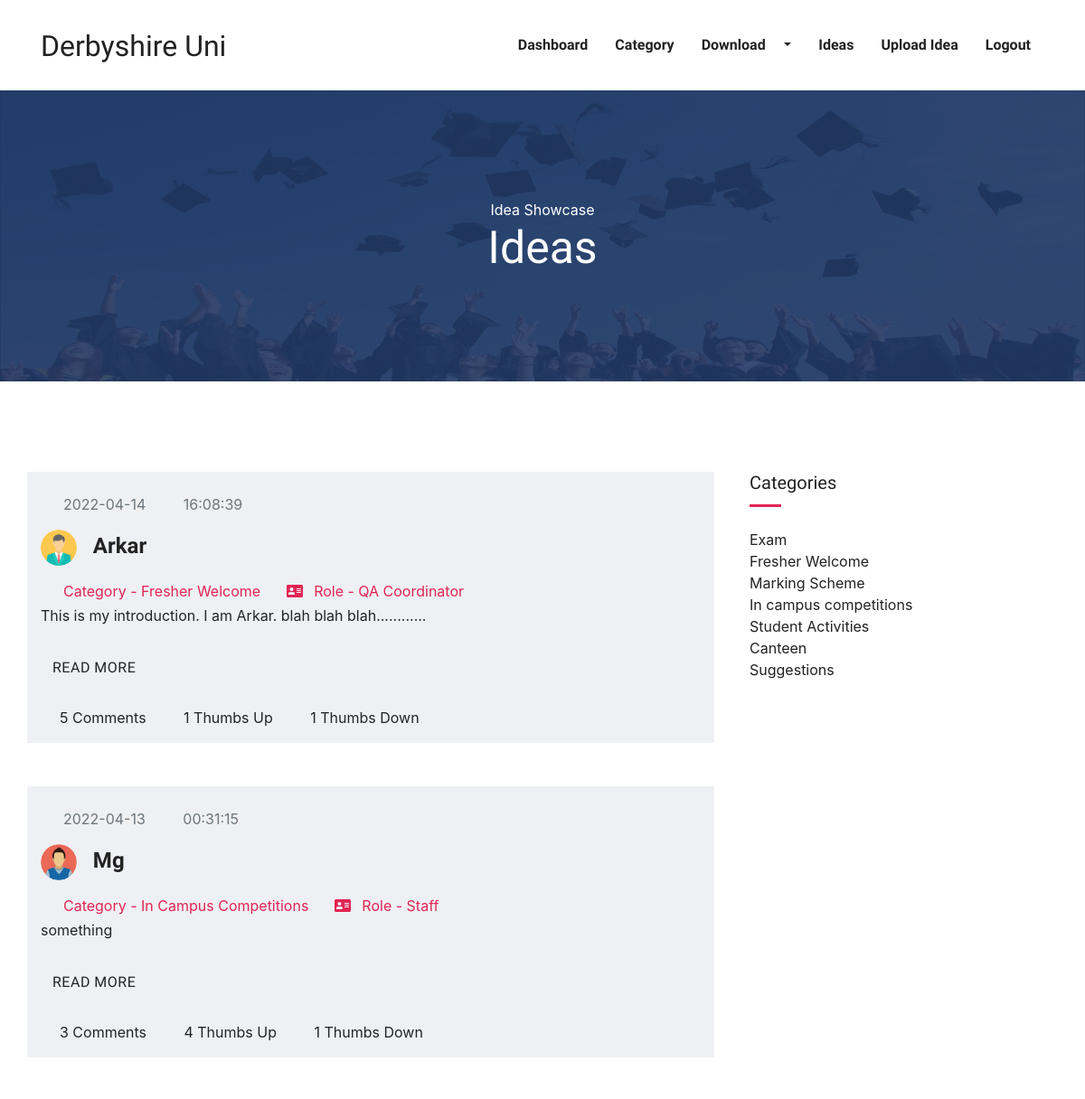
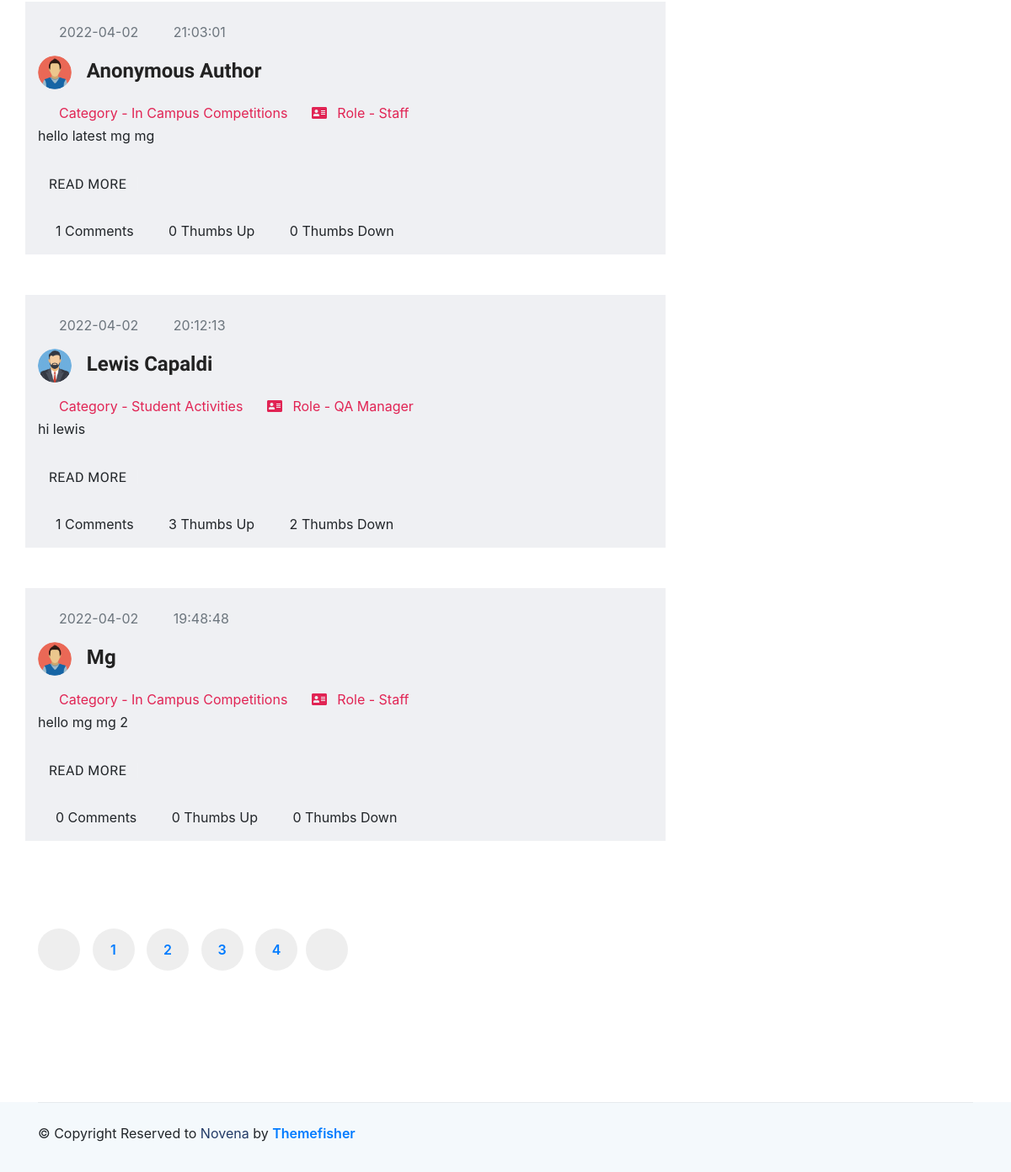
/EWSDProject/ideaShowcase.php (signed in), run on the app's committed database (2 pictures, top to bottom).
### tables this page shows
CREATE TABLE `idea` (
  `ideaId` int(11) NOT NULL,
  `qamId` int(11) DEFAULT NULL,
  `qacId` int(11) DEFAULT NULL,
  `staffId` int(11) DEFAULT NULL,
  `adminId` int(11) DEFAULT NULL,
  `categoryId` int(11) DEFAULT NULL,
  `idea` text,
  `document` text,
  `anonymousStatus` tinyint(1) DEFAULT NULL,
  `uploadDate` date DEFAULT NULL,
  `uploadTime` time DEFAULT NULL,
  `thumbUp` int(11) NOT NULL,
  `thumbDown` int(11) NOT NULL
);

CREATE TABLE `qac` (
  `qacId` int(11) NOT NULL,
  `qacName` varchar(30) DEFAULT NULL,
  `qacPhone` varchar(22) DEFAULT NULL,
  `qacEmail` varchar(50) DEFAULT NULL,
  `qacPassword` text,
  `qacAddress` text,
  `status` tinyint(1) DEFAULT NULL,
  `deptId` int(11) DEFAULT NULL
);

CREATE TABLE `category` (
  `categoryId` int(11) NOT NULL,
  `category` varchar(100) NOT NULL
);

CREATE TABLE `staff` (
  `staffId` int(11) NOT NULL,
  `staffName` varchar(50) DEFAULT NULL,
  `staffPhone` varchar(20) DEFAULT NULL,
  `staffEmail` varchar(100) DEFAULT NULL,
  `staffPassword` text,
  `staffAddress` text,
  `status` tinyint(1) DEFAULT NULL,
  `deptId` int(11) DEFAULT NULL
);

CREATE TABLE `qam` (
  `qamId` int(11) NOT NULL,
  `qamName` varchar(30) NOT NULL,
  `qamPhone` varchar(22) NOT NULL,
  `qamEmail` varchar(50) NOT NULL,
  `qamPassword` text NOT NULL,
  `qamAddress` text,
  `status` tinyint(1) NOT NULL
);

### EWSDProject/ideaShowcase.php (the view, shortened to what this page needs)
<?php
include "header.php";
?>
<section class="page-title " style="background-image: url('images/bg/hat.png') !important; background-size: cover; background-repeat: no-repeat;">
  <div class="container">
    <div class="row">
      <div class="col-md-12">
        <div class="block text-center">
          <span class="text-white">Idea Showcase</span>
          <h1 class="text-capitalize mb-5 text-lg">Ideas</h1>
        </div>
      </div>
    </div>
  </div>
</section>
<section class="section blog-wrap">
  <div class="container">
    <div class="row">
      <div class="col-lg-8">
        <div class="row">
          <?php
          $numperpage = 5;
          $countIdeas = $conn->prepare("SELECT COUNT(ideaId) from idea");
          $countIdeas->execute();
          $ideaRow = $countIdeas->fetch();
          $numIdeas = $ideaRow[0];
          $numPage = ceil($numIdeas / $numperpage);
          if (isset($_GET['start'])) {
            $page = $_GET['start'];
          } else {
            $page = 0;
          }
          if (!$page)
            $page = 0;
          $start = $page * $numperpage;
          $selectideastmt = $conn->prepare("SELECT * from idea order by uploadDate desc, uploadTime desc limit  $start, $numperpage");
          $selectideastmt->execute();
          $dataoffirststep = $selectideastmt->fetchAll(PDO::FETCH_ASSOC);
          foreach ($dataoffirststep as $datafirststep) {
            $qamId = $datafirststep['qamId'];
            $qacId = $datafirststep['qacId'];
            $staffId = $datafirststep['staffId'];
            $ideaId = $datafirststep['ideaId'];
            if ($qamId != 0) {
              $selectqampost = $conn->prepare("SELECT i.*,qm.*,c.* from idea i,qam qm,category c where i.qamId=qm.qamId and i.categoryId=c.categoryId and qm.qamId=$qamId and i.ideaId=$ideaId");
              $selectqampost->execute();
              $dataofqampost = $selectqampost->fetch(PDO::FETCH_ASSOC);
              $date = $dataofqampost['uploadDate'];
              $time = $dataofqampost['uploadTime'];
              $category = $dataofqampost['category'];
              $idea = $dataofqampost['idea'];
              $ideaId = $dataofqampost['ideaId'];
              $anonymous = $dataofqampost['anonymousStatus'];
              if ($anonymous == 1) {
                $authorname = "Anonymous Author";
              } else {
                $authorname = $dataofqampost['qamName'];
              }
              $comment_count = "SELECT * FROM comment WHERE ideaid=:ideaid";
              $comment_counts = $conn->prepare($comment_count);
              $comment_counts->bindParam(":ideaid", $ideaId);
              $comment_counts->execute();
              $total_comment = $comment_counts->rowCount();
              $likes = 1;
              $like_count = "SELECT * FROM rating_info WHERE ideaid=:ideaid AND rating_action=:rating_action";
              $counts = $conn->prepare($like_count);
              $counts->bindParam(":ideaid", $ideaId);
              $counts->bindParam(":rating_action", $likes);
              $counts->execute();
              $like_counts = $counts->rowCount();
              $unlikes = 0;
              $unlike_count = "SELECT * FROM rating_info WHERE ideaid=:ideaid AND rating_action=:rating_action";
              $counts = $conn->prepare($unlike_count);
              $counts->bindParam(":ideaid", $ideaId);
              $counts->bindParam(":rating_action", $unlikes);
              $counts->execute();
              $unlike_counts = $counts->rowCount();
              echo "
              <div class='col-lg-12 col-md-12 mb-5 bg-gray'>
                <div class='blog-item'>
                  <div class='blog-item-content'>
                    <div class='blog-item-meta mb-3 mt-4'>
                      <span class='text-muted text-capitalize mr-3'><i class='icofont-calendar mr-2'></i> $date</span>
                      <span class='text-muted text-capitalize mr-3'><i class='icofont-clock-time mr-1'></i> $time</span>
                    </div>
                    <h4 class='mt-3 mb-3'>
                        <img src='images/manager.webp' class='rounded-circle' style='width: 40px;'> &nbsp; <b>$authorname</b></h4>
                        <span class='text-color-2 text-capitalize mr-3'><i class='icofont-book-mark mr-2'></i> Category - $category</span>
                        <span class='text-color-2 text-capitalize mr-3'><i class='fas fa-address-card mx-2'></i> Role - QA Manager</span>
                    <p class='mb-4 makeline'>$idea</p>
                    <a href='like_unlike.php?ideaIdToDetail=$ideaId' target='_blank' class='btn btn-main btn-icon btn-round-full'>Read More <i class='icofont-simple-right ml-2'></i></a>
                    <div class='blog-item-meta mb-3 mt-4'>
                      <span class='text-black text-capitalize mr-3'><i class='icofont-comment mr-1'></i> $total_comment Comments</span>
                      <span class='text-black text-capitalize mr-3'><i class='icofont-thumbs-up mr-1'></i> $like_counts Thumbs Up</span>
                      <span class='text-black text-capitalize mr-3'><i class='icofont-thumbs-down mr-1'></i> $unlike_counts Thumbs Down</span>
                    </div>
                  </div>
                </div>
              </div>
              ";
            }
            if ($qacId != 0) {
              $selectqacpost = $conn->prepare("SELECT i.*,qc.*,c.* from idea i,qac qc,category c where i.qacId=qc.qacId and i.categoryId=c.categoryId and qc.qacId=$qacId and i.ideaId=$ideaId");
              $selectqacpost->execute();
              $dataofqacpost = $selectqacpost->fetch(PDO::FETCH_ASSOC);
              $date = $dataofqacpost['uploadDate'];
              $time = $dataofqacpost['uploadTime'];
              $category = $dataofqacpost['category'];
              $idea = $dataofqacpost['idea'];
              $ideaId = $dataofqacpost['ideaId'];
              $anonymous = $dataofqacpost['anonymousStatus'];
              if ($anonymous == 1) {
                $authorname = "Anonymous Author";
              } else {
                $authorname = $dataofqacpost['qacName'];
              }
              $comment_count = "SELECT * FROM comment WHERE ideaid=:ideaid";
              $comment_counts = $conn->prepare($comment_count);
              $comment_counts->bindParam(":ideaid", $ideaId);
              $comment_counts->execute();
              $total_comment = $comment_counts->rowCount();
              $likes = 1;
              $like_count = "SELECT * FROM rating_info WHERE ideaid=:ideaid AND rating_action=:rating_action";
              $counts = $conn->prepare($like_count);
              $counts->bindParam(":ideaid", $ideaId);
              $counts->bindParam(":rating_action", $likes);
              $counts->execute();
              $like_counts = $counts->rowCount();
              $unlikes = 0;
              $unlike_count = "SELECT * FROM rating_info WHERE ideaid=:ideaid AND rating_action=:rating_action";
              $counts = $conn->prepare($unlike_count);
              $counts->bindParam(":ideaid", $ideaId);
              $counts->bindParam(":rating_action", $unlikes);
              $counts->execute();
              $unlike_counts = $counts->rowCount();
              echo "
              <div class='col-lg-12 col-md-12 mb-5 bg-gray'>
                <div class='blog-item'>
                  <div class='blog-item-content'>
                    <div class='blog-item-meta mb-3 mt-4'>
                      <span class='text-muted text-capitalize mr-3'><i class='icofont-calendar mr-2'></i> $date</span>
                      <span class='text-muted text-capitalize mr-3'><i class='icofont-clock-time mr-1'></i> $time</span>
                    </div>
                    <h4 class='mt-3 mb-3'>
                        <img src='images/qac.webp' class='rounded-circle' style='width: 40px;'> &nbsp; <b>$authorname</b></h4>
                        <span class='text-color-2 text-capitalize mr-3'><i class='icofont-book-mark mr-2'></i> Category - $category</span>
                        <span class='text-color-2 text-capitalize mr-3'><i class='fas fa-address-card mx-2'></i> Role - QA Coordinator</span>
                    <p class='mb-4 makeline'>$idea</p>
                    <a href='like_unlike.php?ideaIdToDetail=$ideaId' target='_blank' class='btn btn-main btn-icon btn-round-full'>Read More <i class='icofont-simple-right ml-2'></i></a>
                    <div class='blog-item-meta mb-3 mt-4'>
                      <span class='text-black text-capitalize mr-3'><i class='icofont-comment mr-1'></i> $total_comment Comments</span>
                      <span class='text-black text-capitalize mr-3'><i class='icofont-thumbs-up mr-1'></i> $like_counts Thumbs Up</span>
                      <span class='text-black text-capitalize mr-3'><i class='icofont-thumbs-down mr-1'></i> $unlike_counts Thumbs Down</span>
                    </div>
                  </div>
                </div>
              </div>
              ";
            }
            if ($staffId != 0) {
              $selectstaffpost = $conn->prepare("SELECT i.*,s.*,c.* from idea i,staff s,category c where i.staffId=s.staffId and i.categoryId=c.categoryId and s.staffId=$staffId and i.ideaId=$ideaId");
              $selectstaffpost->execute();
              $dataofstaffpost = $selectstaffpost->fetch(PDO::FETCH_ASSOC);
              $date = $dataofstaffpost['uploadDate'];
              $time = $dataofstaffpost['uploadTime'];
              $category = $dataofstaffpost['category'];
              $idea = $dataofstaffpost['idea'];
              $ideaId = $dataofstaffpost['ideaId'];
              $anonymous = $dataofstaffpost['anonymousStatus'];
              if ($anonymous == 1) {
                $authorname = "Anonymous Author";
              } else {
                $authorname = $dataofstaffpost['staffName'];
              }
              $comment_count = "SELECT * FROM comment WHERE ideaid=:ideaid";
              $comment_counts = $conn->prepare($comment_count);
              $comment_counts->bindParam(":ideaid", $ideaId);
              $comment_counts->execute();
              $total_comment = $comment_counts->rowCount();
              $likes = 1;
              $like_count = "SELECT * FROM rating_info WHERE ideaid=:ideaid AND rating_action=:rating_action";
              $counts = $conn->prepare($like_count);
              $counts->bindParam(":ideaid", $ideaId);
              $counts->bindParam(":rating_action", $likes);
              $counts->execute();
              $like_counts = $counts->rowCount();
              $unlikes = 0;
              $unlike_count = "SELECT * FROM rating_info WHERE ideaid=:ideaid AND rating_action=:rating_action";
              $counts = $conn->prepare($unlike_count);
              $counts->bindParam(":ideaid", $ideaId);
              $counts->bindParam(":rating_action", $unlikes);
              $counts->execute();
              $unlike_counts = $counts->rowCount();
              echo "
              <div class='col-lg-12 col-md-12 mb-5 bg-gray'>
                <div class='blog-item'>
                  <div class='blog-item-content'>
                    <div class='blog-item-meta mb-3 mt-4'>
                      <span class='text-muted text-capitalize mr-3'><i class='icofont-calendar mr-2'></i> $date</span>
                      <span class='text-muted text-capitalize mr-3'><i class='icofont-clock-time mr-1'></i> $time</span>
                    </div>
                    <h4 class='mt-3 mb-3'>
                        <img src='images/staff.webp' class='rounded-circle' style='width: 40px;'> &nbsp; <b>$authorname</b></h4>
                        <span class='text-color-2 text-capitalize mr-3'><i class='icofont-book-mark mr-2'></i> Category - $category</span>
                        <span class='text-color-2 text-capitalize mr-3'><i class='fas fa-address-card mx-2'></i> Role - Staff</span>
                    <p class='mb-4 makeline'>$idea</p>
                    <a href='like_unlike.php?ideaIdToDetail=$ideaId' target='_blank' class='btn btn-main btn-icon btn-round-full'>Read More <i class='icofont-simple-right ml-2'></i></a>
                    <div class='blog-item-meta mb-3 mt-4'>
                      <span class='text-black text-capitalize mr-3'><i class='icofont-comment mr-1'></i> $total_comment Comments</span>
                      <span class='text-black text-capitalize mr-3'><i class='icofont-thumbs-up mr-1'></i> $like_counts Thumbs Up</span>
                      <span class='text-black text-capitalize mr-3'><i class='icofont-thumbs-down mr-1'></i> $unlike_counts Thumbs Down</span>
                    </div>
                  </div>
                </div>
              </div>
              ";
            }
          }
          ?>
        </div>
      </div>
      <div class="col-lg-4">
        <div class="sidebar-wrap pl-lg-4 mt-5 mt-lg-0">
          <div class="sidebar-widget category mb-3">
            <h5 class="mb-4">Categories</h5>
            <ul class="list-unstyled">
              <li class="align-items-center">
                <?php
                $selectcat = $conn->prepare("SELECT * from category");
                $selectcat->execute();
                $dataofcat = $selectcat->fetchAll(PDO::FETCH_ASSOC);
                foreach ($dataofcat as $data) {
                  $category = $data['category'];
                  echo "<a href=''>$category</a><span></span><br>";
                }
                ?>
              </li>
            </ul>
          </div>
        </div>
      </div>
    </div>
    <div class="row mt-5">
      <div class="col-lg-8">
        <nav class="pagination py-2 d-inline-block">
          <div class="nav-links">
            <?php
            $prevPage = $page - 1;
            echo '
            <a class="page-numbers" href="ideaShowcase.php?start=' . $prevPage . '"><i class="icofont-thin-double-left"></i></a>
            ';
            for ($i = 0; $i < $numPage; $i++) {
              $y = $i + 1;
              echo '
                <a class="page-numbers" href="ideaShowcase.php?start=' . $i . '">' . $y . '</a>';
            }
            $nextPage = $page + 1;
            echo '<a class="page-numbers" href="ideaShowcase.php?start=' . $nextPage . '"><i class="icofont-thin-double-right"></i></a>';
            ?>
          </div>
        </nav>
      </div>
    </div>
  </div>
</section>
<?php
include "footer.php";
?>

### data on the page
idea: uploadDate "2022-04-14", uploadTime "16:08:39", qacId.qacName "Arkar", categoryId.category "Fresher Welcome", idea "This is my introduction. I am Arkar. blah blah blah............", total_comment "5", like_counts "1", unlike_counts "1"
idea: uploadDate "2022-04-13", uploadTime "00:31:15", staffId.staffName "Mg", categoryId.category "In Campus Competitions", idea "something", total_comment "3", like_counts "4", unlike_counts "1"
idea: uploadDate "2022-04-02", uploadTime "21:03:01", anonymousStatus "Anonymous Author", categoryId.category "In Campus Competitions", idea "hello latest mg mg", total_comment "1", like_counts "0", unlike_counts "0"
idea: uploadDate "2022-04-02", uploadTime "20:12:13", qamId.qamName "Lewis Capaldi", categoryId.category "Student Activities", idea "hi lewis", total_comment "1", like_counts "3", unlike_counts "2"
idea: uploadDate "2022-04-02", uploadTime "19:48:48", staffId.staffName "Mg", categoryId.category "In Campus Competitions", idea "hello mg mg 2", total_comment "0", like_counts "0", unlike_counts "0"
category: category "Exam"
category: category "Fresher Welcome"
category: category "Marking Scheme"
category: category "In campus competitions"
category: category "Student Activities"
category: category "Canteen"
category: category "Suggestions"

### other printed values
$y "1"
$y "2"
$y "3"
$y "4"
